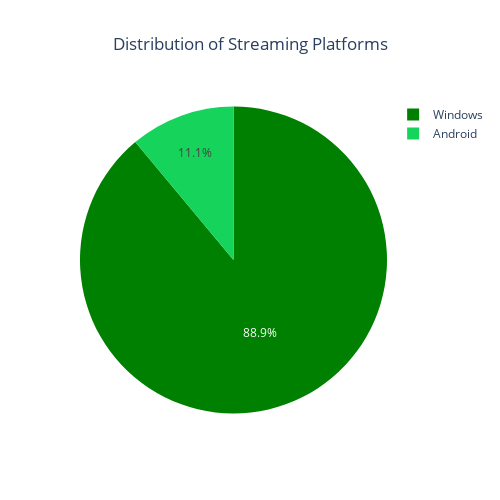

Notebook code for this chart:
### Markdown cell above
### **`Platform` Analysis**

### Code cell
# Calculate platform counts
platform_counts = spotify_data['platform'].value_counts()

# Create a pie chart
fig = px.pie(platform_counts, values=platform_counts.values, names=platform_counts.index,
             title='Distribution of Streaming Platforms')

# Customize the appearance
fig.update_traces(marker=dict(colors=['green', '#16D35C']))  # Set custom colors
fig.update_layout(title={'text': 'Distribution of Streaming Platforms', 'x': 0.5})  # Center the title
fig.update_layout(width=500, height=500)

fig.show()

### Figure 1 — Plotly figure (JSON) as saved in the notebook; plotly's stock layout.template omitted (floating-point values rounded to 4 significant figures)
{"data": [{"domain": {"x": [0, 1], "y": [0, 1]}, "hovertemplate": "platform=%{label}<br>value=%{value}<extra></extra>", "labels": ["Windows", "Android"], "legendgroup": "", "marker": {"colors": ["green", "#16D35C"]}, "name": "", "showlegend": true, "type": "pie", "values": [115003, 14288]}], "layout": {"height": 500, "legend": {"tracegroupgap": 0}, "title": {"text": "Distribution of Streaming Platforms", "x": 0.5}, "width": 500}}
